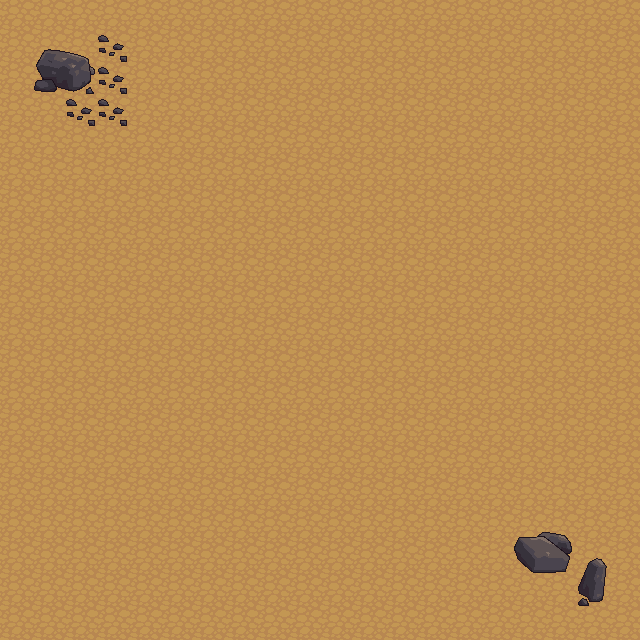

Tiled map render using the project's own tile images. Description and the whole map definition, tile-layer contents included, below:
An orthogonal 20x20 tile map with 32x32 px tiles, 3 tile layers (0, Tile Layer 1, Tile Layer 2).

<map version="1.2" tiledversion="1.2.3" orientation="orthogonal" renderorder="left-down" width="20" height="20" tilewidth="32" tileheight="32" infinite="0" nextlayerid="4" nextobjectid="1">
 <tileset firstgid="1" name="terrain" tilewidth="32" tileheight="32" tilecount="1024" columns="32">
  <image source="terrain.png" width="1024" height="1024" />
  <tile id="193" type="blocked" />
  <tile id="194" type="blocked" />
  <tile id="195" type="blocked" />
  <tile id="196" type="blocked" />
  <tile id="197" type="blocked" />
  <tile id="199" type="blocked" />
  <tile id="200" type="blocked" />
  <tile id="225" type="blocked" />
  <tile id="226" type="blocked" />
  <tile id="227" type="blocked" />
  <tile id="228" type="blocked" />
  <tile id="229" type="blocked" />
  <tile id="231" type="blocked" />
  <tile id="232" type="blocked" />
  <tile id="256" type="blocked" />
  <tile id="257" type="blocked" />
  <tile id="258" type="blocked" />
  <tile id="259" type="blocked" />
  <tile id="260" type="blocked" />
  <tile id="261" type="blocked" />
  <tile id="262" type="blocked" />
  <tile id="263" type="blocked" />
  <tile id="264" type="blocked" />
  <tile id="288" type="blocked" />
  <tile id="289" type="blocked" />
  <tile id="290" type="blocked" />
  <tile id="291" type="blocked" />
  <tile id="292" type="blocked" />
  <tile id="293" type="blocked" />
  <tile id="294" type="blocked" />
  <tile id="295" type="blocked" />
  <tile id="296" type="blocked" />
  <tile id="320" type="blocked" />
  <tile id="321" type="blocked" />
  <tile id="322" type="blocked" />
  <tile id="323" type="blocked" />
  <tile id="324" type="blocked" />
  <tile id="325" type="blocked" />
  <tile id="326" type="blocked" />
  <tile id="327" type="blocked" />
  <tile id="328" type="blocked" />
  <tile id="463" type="blocked" />
  <tile id="464" type="blocked" />
  <tile id="465" type="blocked" />
  <tile id="495" type="blocked" />
  <tile id="496" type="blocked" />
  <tile id="497" type="blocked" />
  <tile id="527" type="blocked" />
  <tile id="528" type="blocked" />
  <tile id="529" type="blocked" />
 </tileset>
 <layer id="3" name="0" width="20" height="20">
  <data encoding="csv">
0,0,0,0,0,0,0,0,0,0,0,0,0,0,0,0,0,0,0,0,
0,0,0,0,0,0,0,0,0,0,0,0,0,0,0,0,0,0,0,0,
0,0,0,0,0,0,0,0,0,0,0,0,0,0,0,0,0,0,0,0,
0,0,0,0,0,0,0,0,0,0,0,0,0,0,0,0,0,0,0,0,
0,0,0,0,0,0,0,0,0,0,0,0,0,0,0,0,0,0,0,0,
0,0,0,0,0,0,0,0,0,0,0,0,0,0,0,0,0,0,0,0,
0,0,0,0,0,0,0,0,0,0,0,0,0,0,0,0,0,0,0,0,
0,0,0,0,0,0,0,0,0,0,0,0,0,0,0,0,0,0,0,0,
0,0,0,0,0,0,0,0,0,0,0,0,0,0,0,0,0,0,0,0,
0,0,0,0,0,0,0,0,0,0,0,0,0,0,0,0,0,0,0,0,
0,0,0,0,0,0,0,0,0,0,0,0,0,0,0,0,0,0,0,0,
0,0,0,0,0,0,0,0,0,0,0,0,0,0,0,0,0,0,0,0,
0,0,0,0,0,0,0,0,0,0,0,0,0,0,0,0,0,0,0,0,
0,0,0,0,0,0,0,0,0,0,0,0,0,0,0,0,0,0,0,0,
0,0,0,0,0,0,0,0,0,0,0,0,0,0,0,0,0,0,0,0,
0,0,0,0,0,0,0,0,0,0,0,0,0,0,0,0,0,0,0,0,
0,0,0,0,0,0,0,0,0,0,0,0,0,0,0,0,0,0,0,0,
0,0,0,0,0,0,0,0,0,0,0,0,0,0,0,0,0,0,0,0,
0,0,0,0,0,0,0,0,0,0,0,0,0,0,0,0,0,0,0,0,
0,0,0,0,0,0,0,0,0,0,0,0,0,0,0,0,0,0,0,0
</data>
 </layer>
 <layer id="1" name="Tile Layer 1" width="20" height="20">
  <data encoding="csv">
98,98,98,98,98,98,98,98,98,98,98,98,98,98,98,98,98,98,98,98,
98,98,98,98,98,98,98,98,98,98,98,98,98,98,98,98,98,98,98,98,
98,98,98,98,98,98,98,98,98,98,98,98,98,98,98,98,98,98,98,98,
98,98,98,98,98,98,98,98,98,98,98,98,98,98,98,98,98,98,98,98,
98,98,98,98,98,98,98,98,98,98,98,98,98,98,98,98,98,98,98,98,
98,98,98,98,98,98,98,98,98,98,98,98,98,98,98,98,98,98,98,98,
98,98,98,98,98,98,98,98,98,98,98,98,98,98,98,98,98,98,98,98,
98,98,98,98,98,98,98,98,98,98,98,98,98,98,98,98,98,98,98,98,
98,98,98,98,98,98,98,98,98,98,98,98,98,98,98,98,98,98,98,98,
98,98,98,98,98,98,98,98,98,98,98,98,98,98,98,98,98,98,98,98,
98,98,98,98,98,98,98,98,98,98,98,98,98,98,98,98,98,98,98,98,
98,98,98,98,98,98,98,98,98,98,98,98,98,98,98,98,98,98,98,98,
98,98,98,98,98,98,98,98,98,98,98,98,98,98,98,98,98,98,98,98,
98,98,98,98,98,98,98,98,98,98,98,98,98,98,98,98,98,98,98,98,
98,98,98,98,98,98,98,98,98,98,98,98,98,98,98,98,98,98,98,98,
98,98,98,98,98,98,98,98,98,98,98,98,98,98,98,98,98,98,98,98,
98,98,98,98,98,98,98,98,98,98,98,98,98,98,98,98,98,98,98,98,
98,98,98,98,98,98,98,98,98,98,98,98,98,98,98,98,98,98,98,98,
98,98,98,98,98,98,98,98,98,98,98,98,98,98,98,98,98,98,98,98,
98,98,98,98,98,98,98,98,98,98,98,98,98,98,98,98,98,98,98,98
</data>
 </layer>
 <layer id="2" name="Tile Layer 2" width="20" height="20">
  <data encoding="csv">
0,0,0,0,0,0,0,0,0,0,0,0,0,0,0,0,0,0,0,0,
0,697,698,544,0,0,0,0,0,0,0,0,0,0,0,0,0,0,0,0,
0,729,730,544,0,0,0,0,0,0,0,0,0,0,0,0,0,0,0,0,
0,0,544,544,0,0,0,0,0,0,0,0,0,0,0,0,0,0,0,0,
0,0,0,0,0,0,0,0,0,0,0,0,0,0,0,0,0,0,0,0,
0,0,0,0,0,0,0,0,0,0,0,0,0,0,0,0,0,0,0,0,
0,0,0,0,0,0,0,0,0,0,0,0,0,0,0,0,0,0,0,0,
0,0,0,0,0,0,0,0,0,0,0,0,0,0,0,0,0,0,0,0,
0,0,0,0,0,0,0,0,0,0,0,0,0,0,0,0,0,0,0,0,
0,0,0,0,0,0,0,0,0,0,0,0,0,0,0,0,0,0,0,0,
0,0,0,0,0,0,0,0,0,0,0,0,0,0,0,0,0,0,0,0,
0,0,0,0,0,0,0,0,0,0,0,0,0,0,0,0,0,0,0,0,
0,0,0,0,0,0,0,0,0,0,0,0,0,0,0,0,0,0,0,0,
0,0,0,0,0,0,0,0,0,0,0,0,0,0,0,0,0,0,0,0,
0,0,0,0,0,0,0,0,0,0,0,0,0,0,0,0,0,0,0,0,
0,0,0,0,0,0,0,0,0,0,0,0,0,0,0,0,0,0,0,0,
0,0,0,0,0,0,0,0,0,0,0,0,0,0,0,0,699,700,0,0,
0,0,0,0,0,0,0,0,0,0,0,0,0,0,0,0,731,732,701,0,
0,0,0,0,0,0,0,0,0,0,0,0,0,0,0,0,0,0,733,0,
0,0,0,0,0,0,0,0,0,0,0,0,0,0,0,0,0,0,0,0
</data>
 </layer>
</map>
